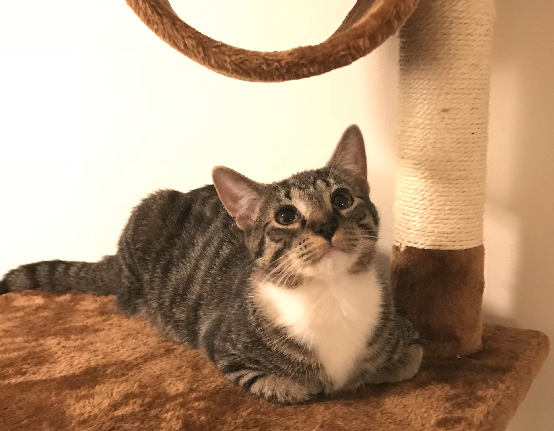
#> input picture Homework3/Q3/mycat.png, 554 x 431 px
$ python pycpu.py
#> lines starting #> are read from the running program, lines starting #| are printed output that depends on the picture
import cv2
import time

def main():
    img_path = './mycat.png'
    image = cv2.imread(img_path)
#> image is the input picture: shape (431, 554, 3); mean B, G, R 122.9, 150.3, 179.9

    start = time.time()
    # convert image from RGB to HSV
    img_hsv = cv2.cvtColor(image, cv2.COLOR_RGB2HSV)
#> img_hsv: shape (431, 554, 3); mean H, S, V 98.7, 98, 179.9

    # Histogram equalisation on the V-channel
    img_hsv[:, :, 2] = cv2.equalizeHist(img_hsv[:, :, 2])
#> img_hsv: shape (431, 554, 3); mean H, S, V 98.7, 98, 135

    # convert image back from HSV to RGB
    image = cv2.cvtColor(img_hsv, cv2.COLOR_HSV2RGB)
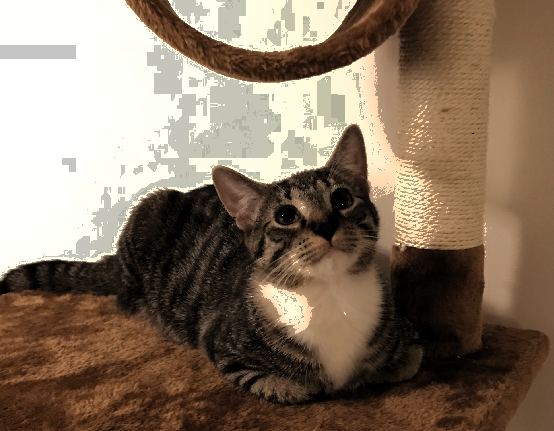
#> image: shape (431, 554, 3); mean B, G, R 98.8, 116.7, 134.9

    end = time.time()
    print("CPU Time: %.5f s" % (end - start))

    cv2.imwrite('./cpu_mycat.png', image)

if __name__ == '__main__':
    main()
